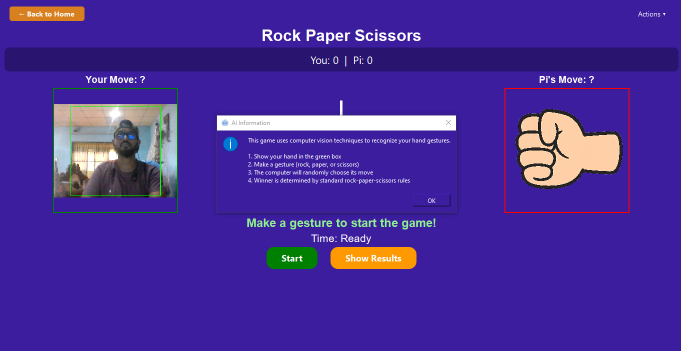
#> input picture 2.png, 1362 x 702 px, given in place of the camera (shown at 1/2 size)
$ python capture.py ../2.png
#> lines starting #> are read from the running program, lines starting #| are printed output that depends on the picture; after the words box and inside, x2 and y2 are one past the last pixel; in counts of white or black regions, pixels touching at a corner belong together; pictures that were not available may be replaced by others from this repository, and a replacement may not be noted
#> in main, frame is the input picture: shape (702, 1362, 3); mean B, G, R 152.1, 45.2, 72.2
### src/preprocess.py
import cv2
import numpy as np

def detect_skin_rgb(frame):
    frame = cv2.resize(frame, (400, 400))
#> frame: shape (400, 400, 3)
    img = frame.astype(np.uint8)
    R = img[:, :, 2]
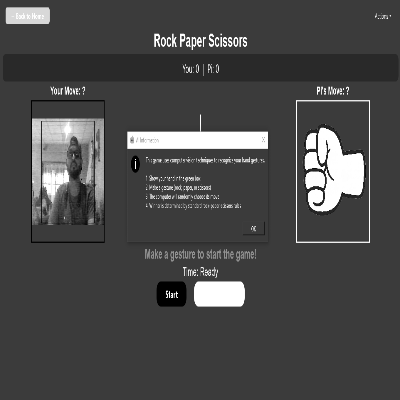
#> R: shape (400, 400); min 0, max 255, mean 72.3
    G = img[:, :, 1]
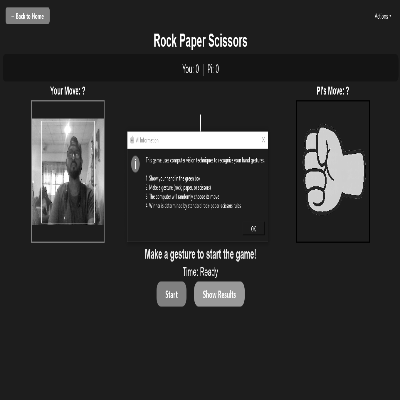
#> G: shape (400, 400); min 0, max 255, mean 45.3
    B = img[:, :, 0]
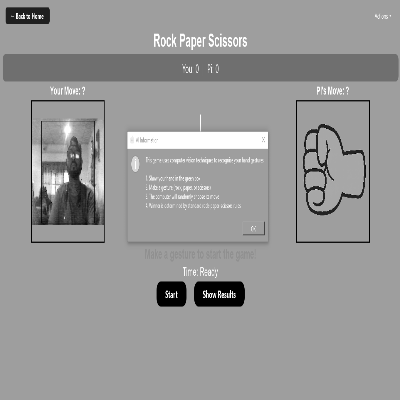
#> B: shape (400, 400); min 0, max 255, mean 151.8

    # Rule 1: Uniform daylight
    rule1 = (
        (R > 95) & (G > 40) & (B > 20) &
        ((np.max(img, axis=2) - np.min(img, axis=2)) > 15) &
        (np.abs(R - G) > 15) & (R > G) & (R > B)
    )
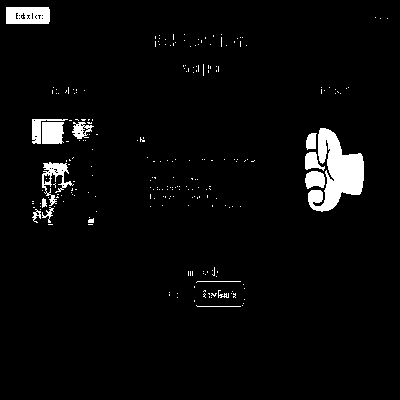
#> rule1: shape (400, 400) bool; 3.7% white; 236 white regions (220 under 20 px), largest, box (x1, y1, x2, y2) and area: (308, 128, 364, 212) 2461, (6, 7, 50, 24) 694, (42, 162, 74, 206) 478

    # Rule 2: Flash or side illumination
    rule2 = (
        (R > 220) & (G > 210) & (B > 170) &
        (np.abs(R - G) <= 15) & (B < R) & (B < G)
    )
#> rule2: shape (400, 400) bool; 0.23% white in thin lines or dots, all inside (x1, y1, x2, y2) = (17, 13, 358, 298)

    skin_mask = (rule1 | rule2).astype(np.uint8) * 255
#> skin_mask: shape (400, 400); 4% white; 271 white regions (254 under 20 px), largest, box (x1, y1, x2, y2) and area: (308, 128, 364, 212) 2465, (6, 7, 50, 24) 717, (42, 162, 74, 206) 678
    return frame, skin_mask

def clean_mask_with_morphology(mask):
    # Cross-shaped kernel
    kernel_cross = np.array([
        [0, 1, 0],
        [1, 1, 1],
        [0, 1, 0]
    ], dtype=np.uint8)

    # kernel_square = np.array([
    #     [1, 1, 1],
    #     [1, 1, 1],
    #     [1, 1, 1]
    # ], dtype=np.uint8)

    # Custom dilation kernel
    kernel_dilate = np.array([
        [0, 0, 1, 0, 0],
        [0, 1, 1, 1, 0],
        [1, 1, 1, 1, 1],
        [0, 1, 1, 1, 0],
        [0, 0, 1, 0, 0]
    ], dtype=np.uint8)

    # Open (erosion → dilation)
    opened = cv2.morphologyEx(mask, cv2.MORPH_OPEN, kernel_cross)
#> opened: shape (400, 400); 3.4% white; 20 white regions (5 under 20 px), largest, box (x1, y1, x2, y2) and area: (308, 128, 364, 212) 2456, (6, 7, 50, 24) 709, (42, 162, 72, 205) 607

    dilated = cv2.dilate(opened, kernel_dilate, iterations=1)
#> dilated: shape (400, 400); 4.7% white; 10 white regions


    return dilated

def extract_largest_contour(mask):
    contours, _ = cv2.findContours(mask.copy(), cv2.RETR_EXTERNAL, cv2.CHAIN_APPROX_SIMPLE)
#> contours = 10 contours, 1 with area under 20; largest, box (x1, y1, x2, y2) and area: (303, 126, 366, 214) 3843, (40, 160, 74, 225) 1000, (4, 5, 52, 26) 915, (30, 117, 72, 146) 869, (71, 120, 95, 141) 272
    if not contours:
        return mask, None

    largest = max(contours, key=cv2.contourArea)
#> largest = contour of 100 points, box (x1, y1, x2, y2) (303, 126, 366, 214), area 3843
    clean_mask = np.zeros_like(mask)
    cv2.drawContours(clean_mask, [largest], -1, 255, thickness=cv2.FILLED)
#> clean_mask: shape (400, 400); 2.5% white; 1 white region, box (x1, y1, x2, y2) and area: (303, 126, 366, 214) 3964
    return clean_mask, largest

def preprocess_frame(frame):
    frame, skin_mask = detect_skin_rgb(frame)
    cleaned = clean_mask_with_morphology(skin_mask)
    largest_only, _ = extract_largest_contour(cleaned)
    return frame, skin_mask, largest_only

# [5 lines left out: function get_hand_contours, not called in this run]

### src/capture.py
# src/capture.py

import cv2
import os
import sys
from datetime import datetime
import numpy as np

# Local import for preprocessing
sys.path.append(os.path.abspath(os.path.join(os.path.dirname(__file__), '..')))
from src.preprocess import preprocess_frame

def ensure_dir(path):
    if not os.path.exists(path):
        os.makedirs(path)

def main():
    if len(sys.argv) != 2:
        print("Usage: python capture.py <gesture>")
        return

    gesture = sys.argv[1].lower()
    save_dir = os.path.join("data", gesture)
    ensure_dir(save_dir)

    cap = cv2.VideoCapture(0)
    if not cap.isOpened():
        print("Webcam not accessible.")
        return

    print(f"[INFO] Starting capture for gesture: {gesture}")
    print("[INFO] Press SPACE to capture, ESC to exit.")
    count = len(os.listdir(save_dir))

    window_name = f"Capture Gesture: {gesture}"
    cv2.namedWindow(window_name, cv2.WINDOW_NORMAL)

    while True:
        ret, frame = cap.read()
        if not ret:
            print("Failed to read from webcam.")
            break

        original, skin_mask, thresh = preprocess_frame(frame)

        # Upscale original frame (2x)
        original_upscaled = cv2.resize(original, (0, 0), fx=2, fy=2)
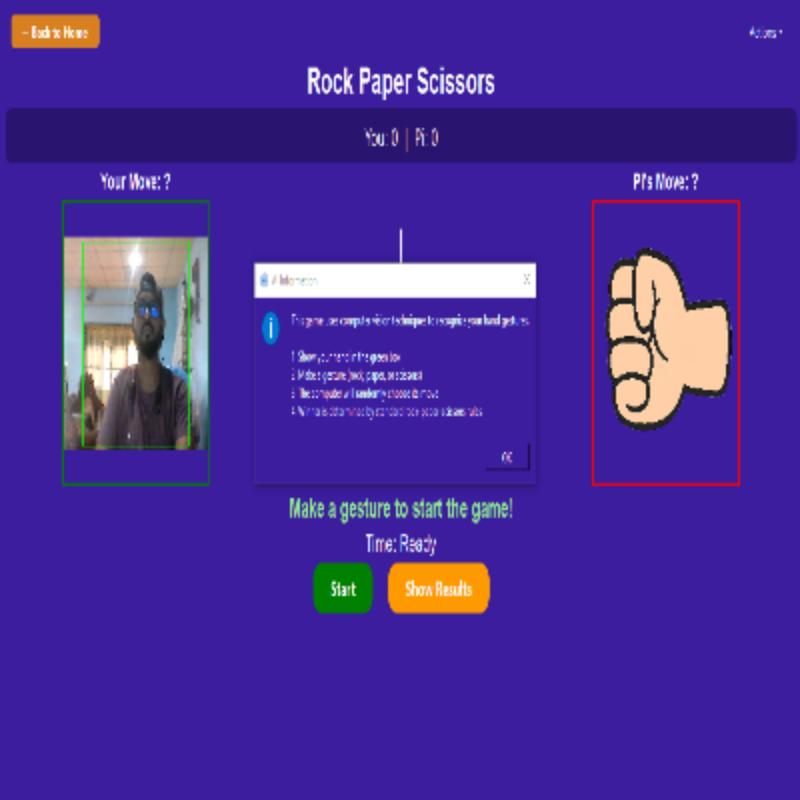
#> original_upscaled: shape (800, 800, 3); mean of channels 0, 1, 2 151.8, 45.3, 72.3; drawn as B, G, R

        # Keep processed image as is, convert to BGR for display
        processed_bgr = cv2.cvtColor(thresh, cv2.COLOR_GRAY2BGR)

        # Make heights match by padding the processed image
        h1, w1, _ = original_upscaled.shape
#> h1 = 800; w1 = 800
        h2, w2, _ = processed_bgr.shape
#> h2 = 400; w2 = 400

        if h1 > h2:
            pad = np.zeros((h1 - h2, w2, 3), dtype=np.uint8)
            processed_padded = np.vstack((processed_bgr, pad))
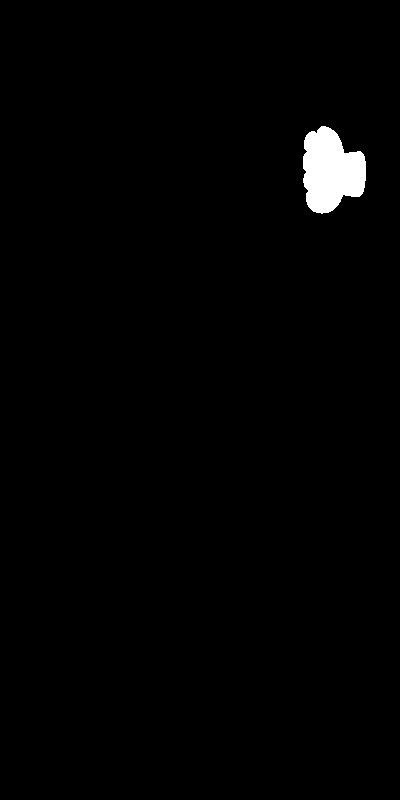
#> processed_padded: shape (800, 400, 3); 1.2% white; 1 white region, box (x1, y1, x2, y2) and area: (303, 126, 366, 214) 3964
        else:
            processed_padded = processed_bgr

        # Combine side-by-side
        combined_view = np.hstack((original_upscaled, processed_padded))
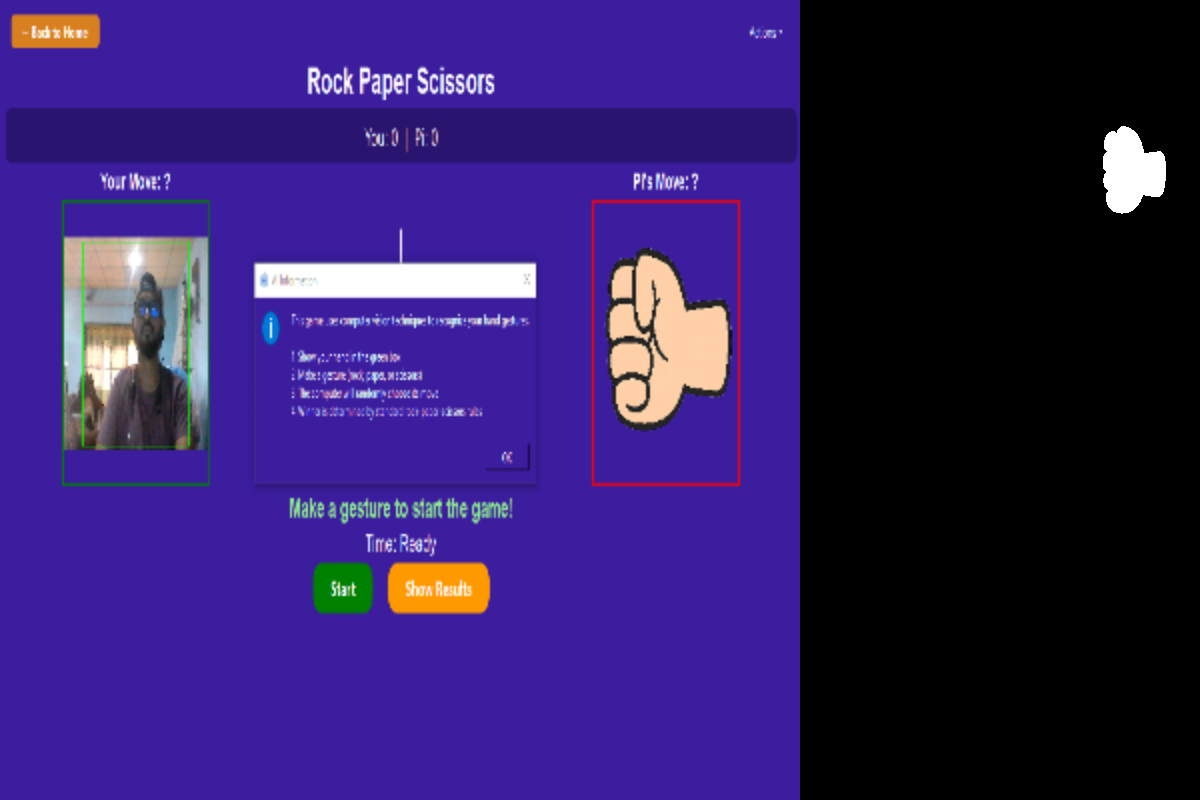
#> combined_view: shape (800, 1200, 3); mean of channels 0, 1, 2 102.2, 31.2, 49.2; drawn as B, G, R

        # Show the combined view
        cv2.imshow(window_name, combined_view)

        key = cv2.waitKey(1)
#> (key Esc is pressed here)
        if key == 27:  # ESC
            break
        elif key == 32:  # SPACE
            filename = f"{gesture}_{datetime.now().strftime('%Y%m%d_%H%M%S_%f')}.png"
            filepath = os.path.join(save_dir, filename)
            cv2.imwrite(filepath, thresh)
            count += 1
            print(f"[+] Saved: {filepath}")


    cap.release()
    cv2.destroyAllWindows()
    print(f"[INFO] Has {count} samples for '{gesture}' total.")

if __name__ == "__main__":
    main()
